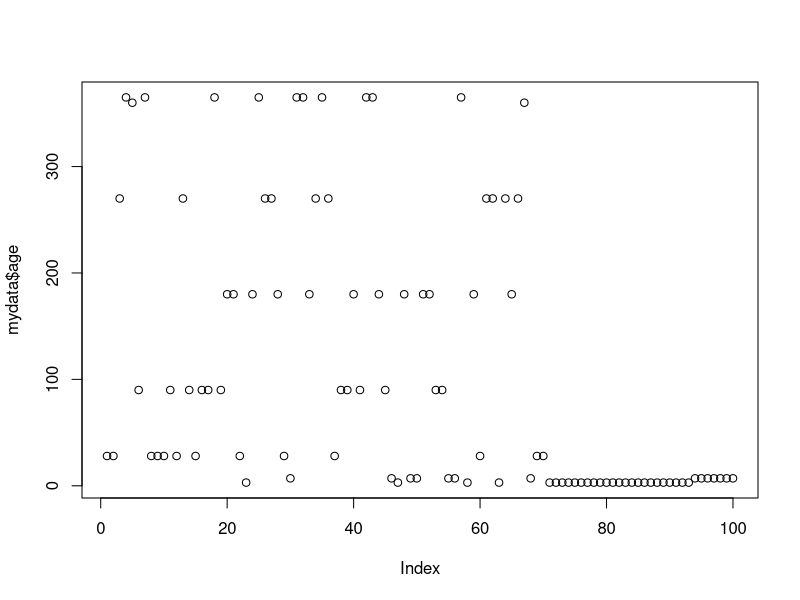
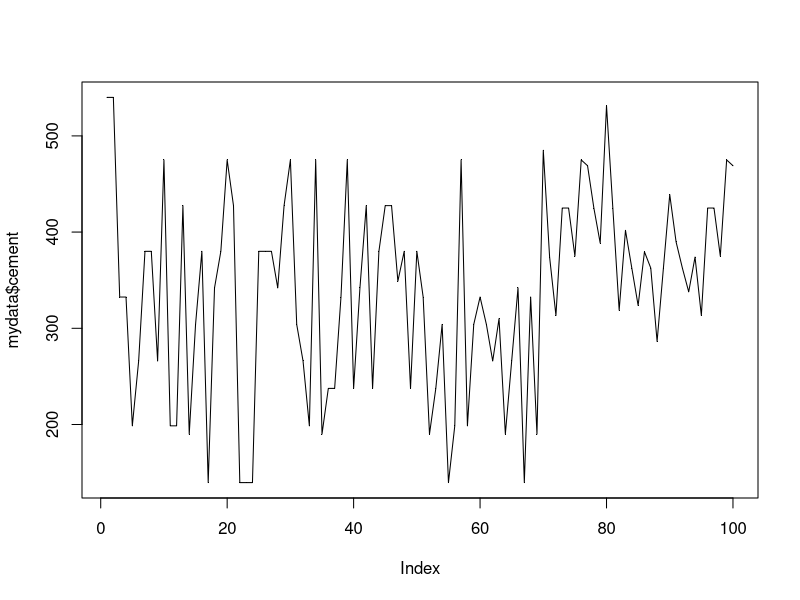
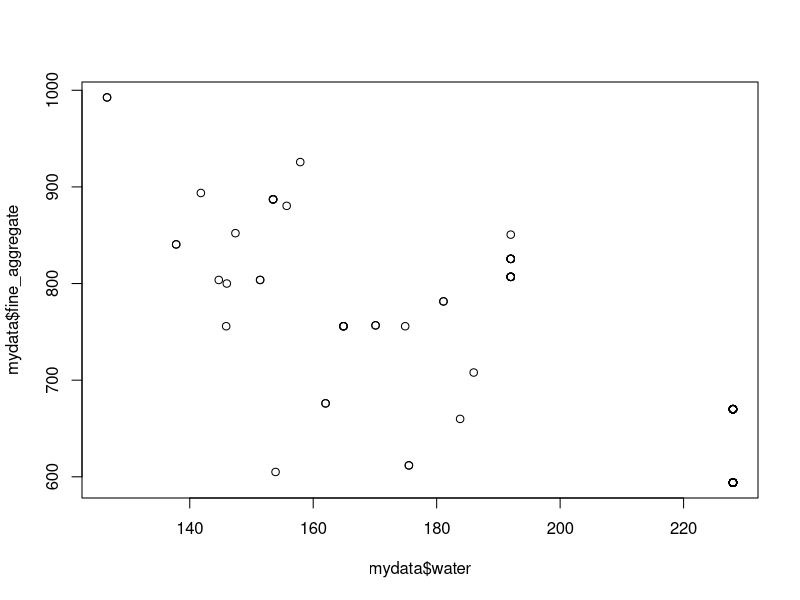
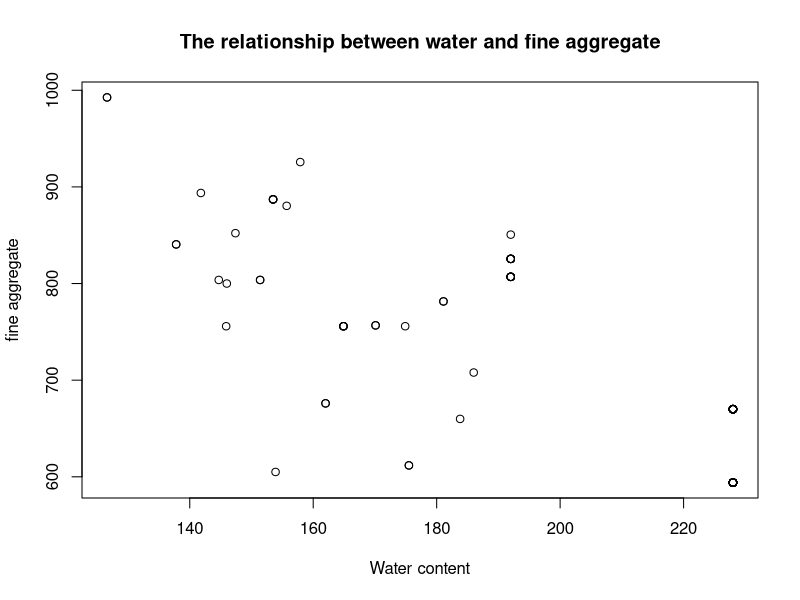
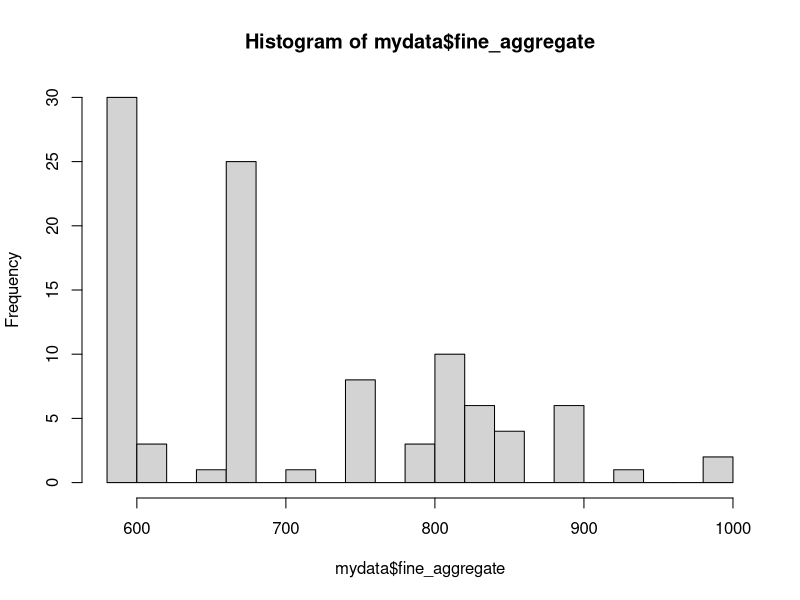
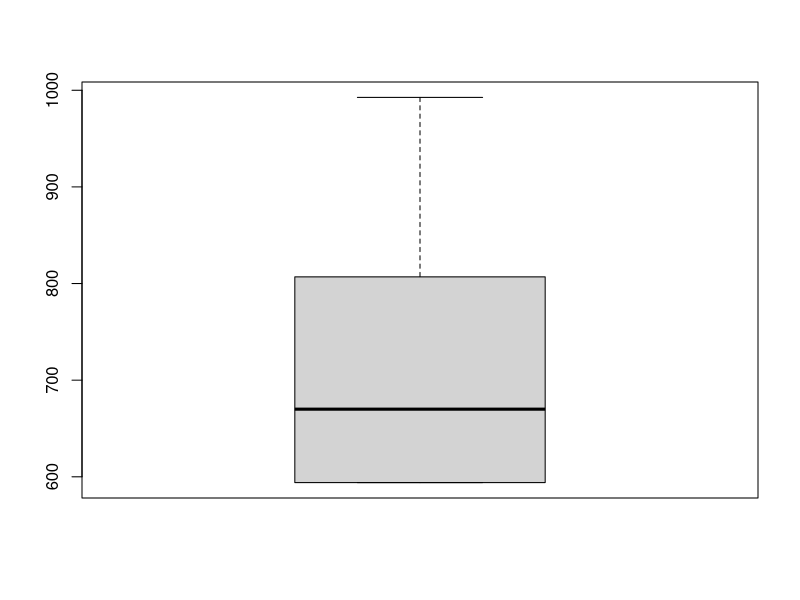
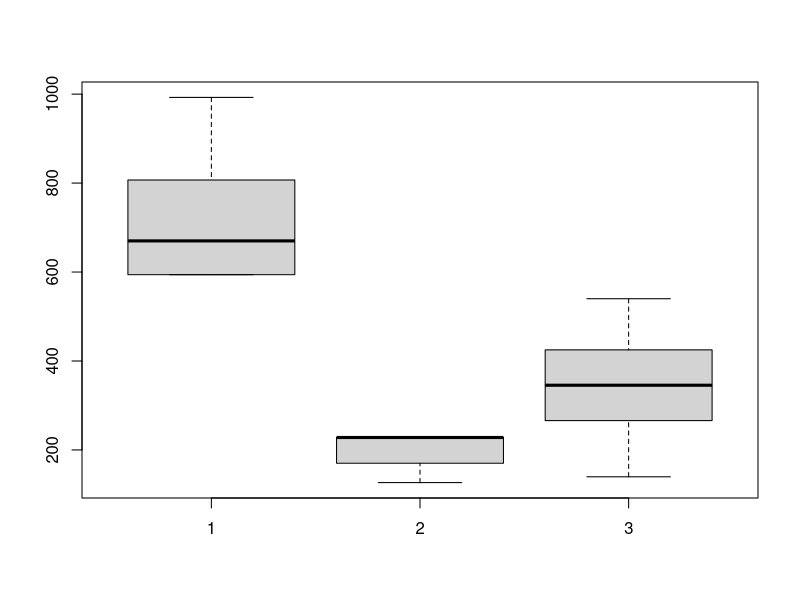
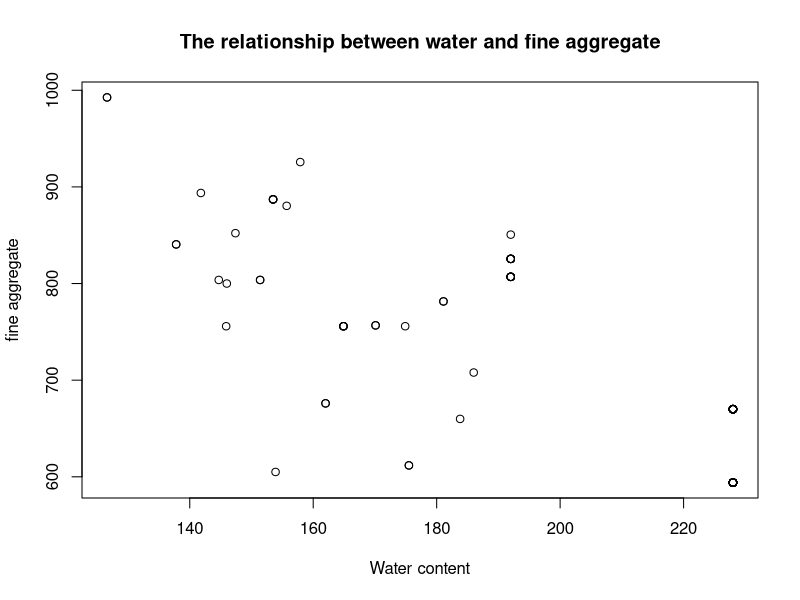

The R script that drew these images, in order:
## ---- chunk 1
library(psych)
## ---- chunk 2
mydata <- read.csv(file="concretedata.csv", head=TRUE, sep=";")

wrongdata <- read.csv(file="concretedata.csv", sep=";", dec=",")
## ---- chunk 3
is.data.frame(mydata)
## ---- chunk 4
dim(mydata)
## ---- chunk 5
head(mydata)
## ---- chunk 6
head(mydata, n=10)
## ---- chunk 7
tail(mydata)
## ---- chunk 8
str(mydata)
## ---- chunk 9
str(wrongdata)
summary(mydata)
## ---- chunk 10
names(mydata)
## ---- chunk 11
cor(mydata[,7:10])
## ---- chunk 12
na.rm=TRUE
## ---- chunk 13
mean(mydata$water)
## ---- chunk 14
apply(mydata[,-4], 1, median)
apply(mydata[,-4], 2, median)
## ---- chunk 15
?apply
## ---- chunk 16
mydata[1:10,2:4]
## ---- chunk 17
mydata[1:10,c(2,4)]
## ---- chunk 18
mydata$water<160
## ---- chunk 19
mydata[mydata$water<160,]
## ---- chunk 20
mydata[mydata$water<160,c(1,3)]
## ---- chunk 21
mydata[mydata$water<160,c("fly_ash","coarse_aggregate")]
## ---- chunk 22
water160 <- mydata$water < 160
cols <- c("fly_ash", "coarse_aggregate")
mydata[water160, cols]
## ---- chunk 23
subset(mydata, water<160, c("fly_ash", "coarse_aggregate"))
## ---- chunk 24
subset(mydata, class==max(class))
## ---- chunk 25
newdata1<-subset(mydata, , c("fly_ash", "coarse_aggregate"))
newdata2<-subset(mydata, select=c("fly_ash", "coarse_aggregate"))
## ---- chunk 26
table(mydata$grade)
## ---- chunk 27
table(mydata$grade, mydata$class)
## ---- chunk 28
plot(mydata$age)
plot(mydata$cement,pch=".") 
lines(mydata$cement)
## ---- chunk 29
plot(mydata$water, mydata$fine_aggregate)
## ---- chunk 30
png("R_plot_01.png")
plot(mydata$water, mydata$fine_aggregate, xlab="Water content", ylab="Amount of
fine aggregate", main="The relationship between water and fine aggregate")
dev.off()

plot(mydata$water, mydata$fine_aggregate, xlab="Water content", ylab="Amount of
fine aggregate", main="The relationship between water and fine aggregate")
## ---- chunk 31
?par
## ---- chunk 32
hist(mydata$fine_aggregate, breaks = 15)
## ---- chunk 33
boxplot(mydata$fine_aggregate)
boxplot(mydata$fine_aggregate, mydata$water, mydata$cement)
## ---- chunk 34
describe(mydata)
